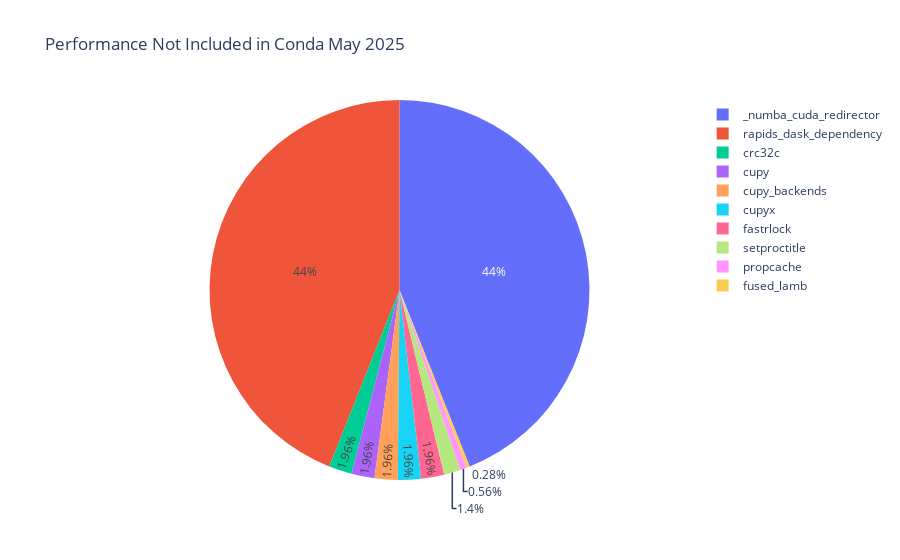

The notebook cell saved with this chart:
### Markdown cell above
### Pi chart performance that is missing May 2025

### Code cell
dif_performance = dif_dataset[dif_dataset['category'] == 'performance']
dif_performance = dif_performance.groupby('modules')['modules'].count().rename('count').reset_index()
fig = px.pie(dif_performance,values='count',names='modules',title='Performance Not Included in Conda May 2025')
fig.show()
fig.write_html("/Users/tpapka/Summer2025/PyModuleSnooper/MissingPerformancePIMay2025.html")

### Figure 1 — Plotly figure (JSON) as saved in the notebook; plotly's stock layout.template omitted (floating-point values rounded to 4 significant figures)
{"data": [{"domain": {"x": [0, 1], "y": [0, 1]}, "hovertemplate": "modules=%{label}<br>count=%{value}<extra></extra>", "labels": ["_numba_cuda_redirector", "crc32c", "cupy", "cupy_backends", "cupyx", "fastrlock", "fused_lamb", "propcache", "rapids_dask_dependency", "setproctitle"], "legendgroup": "", "name": "", "showlegend": true, "type": "pie", "values": [157, 7, 7, 7, 7, 7, 1, 2, 157, 5]}], "layout": {"legend": {"tracegroupgap": 0}, "title": {"text": "Performance Not Included in Conda May 2025"}}}
